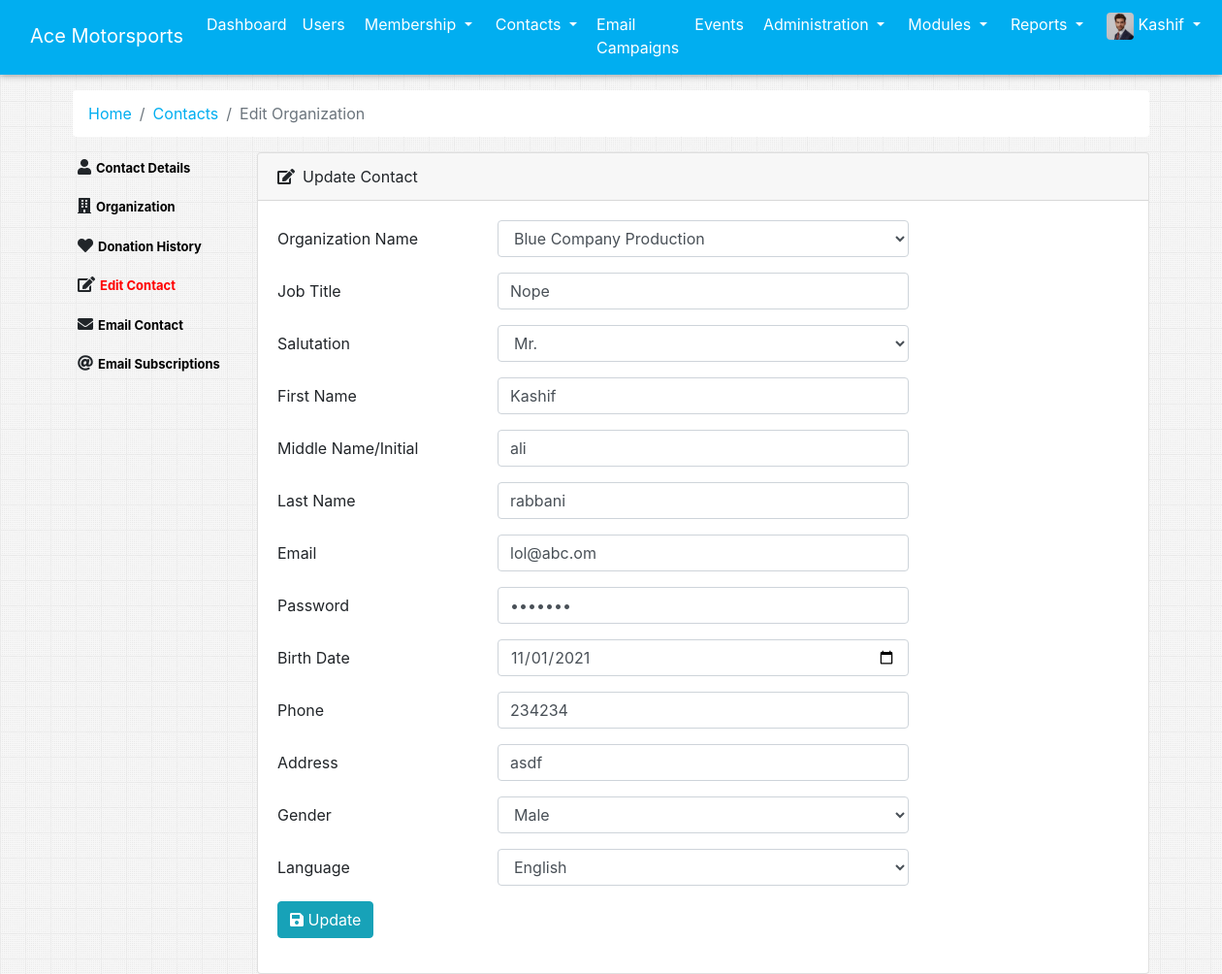
The app's page /admin_editContact.php?id=1 (signed in) with its own data.
### tables this page shows
CREATE TABLE `users` (
  `id` int(11) NOT NULL,
  `first_name` varchar(30) NOT NULL,
  `email` varchar(50) NOT NULL,
  `password` varchar(50) NOT NULL,
  `organizationID` int(11) NOT NULL,
  `jobTitle` varchar(50) NOT NULL,
  `salutation` varchar(50) NOT NULL,
  `middle_name` varchar(50) NOT NULL,
  `last_name` varchar(50) NOT NULL,
  `dob` date NOT NULL,
  `phone` varchar(50) NOT NULL,
  `gender` varchar(50) NOT NULL,
  `language` varchar(50) NOT NULL,
  `address` varchar(500) NOT NULL,
  `is_admin` tinyint(1) NOT NULL DEFAULT 0,
  `deleted` tinyint(1) NOT NULL DEFAULT 0,
  `del_date` date DEFAULT NULL
);

CREATE TABLE `organizations` (
  `id` int(11) NOT NULL,
  `name` varchar(50) NOT NULL,
  `acronym` varchar(50) NOT NULL,
  `website` varchar(200) NOT NULL,
  `email` varchar(50) NOT NULL,
  `instagram` varchar(200) NOT NULL,
  `twitter` varchar(200) NOT NULL,
  `facebook` varchar(200) NOT NULL,
  `linkedin` varchar(200) NOT NULL,
  `parentOrganization` varchar(50) NOT NULL,
  `address` varchar(500) NOT NULL,
  `phone` varchar(30) NOT NULL,
  `category_id` int(11) DEFAULT NULL
);

### app/app.php (called while the page is built, shortened)
<?php
	function phpMysqliFetchAll($sql){
        $output = array();
        $res = mysqli_query($GLOBALS["con"], $sql);
        if(mysqli_num_rows($res)){
            $output = mysqli_fetch_all($res, MYSQLI_ASSOC);
        }
        return $output;
    }
	function phpMysqliFetchSingle($sql){
        $output = array();
        if(mysqli_query($GLOBALS["con"], $sql)){
            $res = mysqli_query($GLOBALS["con"], $sql);
            if(mysqli_num_rows($res)){
                $output = mysqli_fetch_array($res, MYSQLI_ASSOC);
            }
            return $output;
        }
        else{
            js_console_log(mysqli_error($GLOBALS["con"]));
        }
    }
	function allOrganizations(){
        return phpMysqliFetchAll("SELECT * FROM organizations");
    }
?>

### admin_editContact.php (the view, shortened to what this page needs)
<?php
  require 'app/app.php';
    $pageID = isset($_GET["id"]) ? $_GET["id"] : null;
    $sql = "SELECT * FROM users WHERE id = $pageID";
    $userDetails = phpMysqliFetchSingle($sql);
    $orgID = $userDetails["organizationID"];
    $org = phpMysqliFetchSingle("SELECT * FROM organizations WHERE id= $orgID");
?>
<!DOCTYPE html>
<html lang="en">
<?php
  require 'parts/head.php';
?>
<body>
  <?php require 'parts/nav.php'; ?>
  <div class="container">
      <nav aria-label="breadcrumb">
          <ol class="breadcrumb bg-white">
              <li class="breadcrumb-item"><a href="admin_dashboard.php" class="appColor">Home</a></li>
              <li class="breadcrumb-item"><a href="admin_contact.php" class="appColor">Contacts</a></li>
              <li class="breadcrumb-item active" aria-current="page">Edit Organization</li>
          </ol>
      </nav>
    <div class="widget-content" style="border: none; background: transparent;">
        <div class="row mt-3">
            <div class="col-md-2">
                <div class="user_profile_left_section">
                    <?php require 'admin_contactSideNav.php'; ?>
                </div>
            </div>
            <div class="col-md-10">
                <div class="card">
                    <div class="card-header">
                        <i class="fas fa-edit mr-2"></i>Update Contact
                    </div>
                    <div class="card-body">
                        <form method="POST" action="">
                            <div class="form-group row">
                                <label for="inputEmail3" class="col-sm-3 col-form-label">Organization Name </label>
                                <div class="col-sm-6">
                                    <select class="form-control" id="exampleFormControlSelect1" name="organization" value="<?php echo $userDetails["organizationID"]; ?>" required>
                                        <?php
                                        $rows = allOrganizations();
                                        foreach ($rows as $row){
                                            echo '
                                            <option value="'.$row["id"].'"'; if($row["id"]==$orgID) echo "selected"; echo '>
                                                '.$row["name"].'
                                            </option>
                                            ';
                                        }
                                        ?>
                                    </select>
                                </div>
                            </div>
                            <div class="form-group row">
                                <label for="inputEmail3" class="col-sm-3 col-form-label">Job Title</label>
                                <div class="col-sm-6">
                                    <input type="text" class="form-control" id="inputEmail3" name="jobTitle" value="<?php echo $userDetails["jobTitle"]; ?>" required>
                                </div>
                            </div>
                            <div class="form-group row">
                                <label for="inputEmail3" class="col-sm-3 col-form-label">Salutation</label>
                                <div class="col-sm-6">
                                    <select class="form-control" id="exampleFormControlSelect1" name="salutation" required>
                                        <option <?php if($userDetails["salutation"]=="Mr.") echo "selected"; ?>>Mr.</option>
                                    </select>
                                </div>
                            </div>
                            <div class="form-group row">
                                <label for="inputEmail3" class="col-sm-3 col-form-label">First Name</label>
                                <div class="col-sm-6">
                                    <input type="text" class="form-control" id="inputEmail3" name="first_name" value="<?php echo $userDetails["first_name"]; ?>" required>
                                </div>
                            </div>
                            <div class="form-group row">
                                <label for="inputEmail3" class="col-sm-3 col-form-label">Middle Name/Initial</label>
                                <div class="col-sm-6">
                                    <input type="text" class="form-control" id="inputEmail3" name="middle_name" value="<?php echo $userDetails["middle_name"]; ?>" required>
                                </div>
                            </div>
                            <div class="form-group row">
                                <label for="inputEmail3" class="col-sm-3 col-form-label">Last Name</label>
                                <div class="col-sm-6">
                                    <input type="text" class="form-control" id="inputEmail3" name="last_name" value="<?php echo $userDetails["last_name"]; ?>" required>
                                </div>
                            </div>
                            <div class="form-group row">
                                <label for="inputEmail3" class="col-sm-3 col-form-label">Email</label>
                                <div class="col-sm-6">
                                    <input type="email" class="form-control" id="inputEmail3" name="email" value="<?php echo $userDetails["email"]; ?>" required>
                                </div>
                            </div>
                            <div class="form-group row">
                                <label for="inputEmail3" class="col-sm-3 col-form-label">Password</label>
                                <div class="col-sm-6">
                                    <input type="password" class="form-control" id="inputEmail3" name="pass" value="<?php echo $userDetails["password"]; ?>" required>
                                </div>
                            </div>
                            <div class="form-group row">
                                <label for="inputEmail3" class="col-sm-3 col-form-label">Birth Date</label>
                                <div class="col-sm-6">
                                    <input type="date" class="form-control" id="inputEmail3" name="dob"  value="<?php echo $userDetails["dob"]; ?>" required>
                                </div>
                            </div>
                            <div class="form-group row">
                                <label for="inputEmail3" class="col-sm-3 col-form-label">Phone</label>
                                <div class="col-sm-6">
                                    <input type="text" class="form-control" id="inputEmail3" name="contact_num"  value="<?php echo $userDetails["phone"]; ?>" required>
                                </div>
                            </div>
                            <div class="form-group row">
                                <label for="inputEmail3" class="col-sm-3 col-form-label">Address</label>
                                <div class="col-sm-6">
                                    <input type="text" class="form-control" id="inputEmail3" name="address"  value="<?php echo $userDetails["address"]; ?>" required>
                                </div>
                            </div>
                            <div class="form-group row">
                                <label for="inputEmail3" class="col-sm-3 col-form-label">Gender</label>
                                <div class="col-sm-6">
                                    <select class="form-control" id="exampleFormControlSelect1" name="gender"  value="<?php echo $userDetails["gender"]; ?>" required>
                                        <option value="Male">Male</option>
                                    </select>
                                </div>
                            </div>
                            <div class="form-group row">
                                <label for="inputEmail3" class="col-sm-3 col-form-label">Language</label>
                                <div class="col-sm-6">
                                    <select class="form-control" id="exampleFormControlSelect1" name="language" required>
                                        <option value="English">English</option>
                                    </select>
                                </div>
                            </div>
                            <div class="form-group">
                                <button type="submit" class="btn btn-info" name="edit_contact">
                                    <i class="fa fa-save"></i>
                                    Update
                                </button>
                            </div>
                        </form>
                    </div>
                </div>
            </div>
        </div>
    </div>
</body>
</html>

### records on screen
users: organization "Blue Company Production", jobTitle "Nope", salutation "Mr.", first_name "Kashif", middle_name "ali", last_name "rabbani", email "lol@abc.om", dob "11/01/2021", contact_num "234234", address "asdf", gender "Male"

### other values on screen
$_SESSION["name"] "Kashif"
